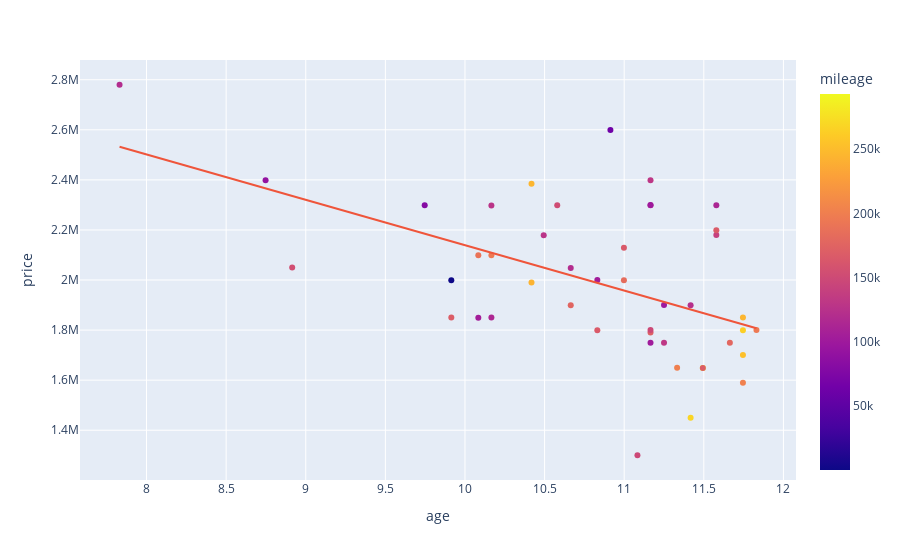

Notebook cell for this chart:
### Code cell
px.scatter(df.query("car == 'Golf VI Benzin' & (ps == 80 | ps == 102)"), x="age", y="price", trendline='ols',
           color='mileage')
